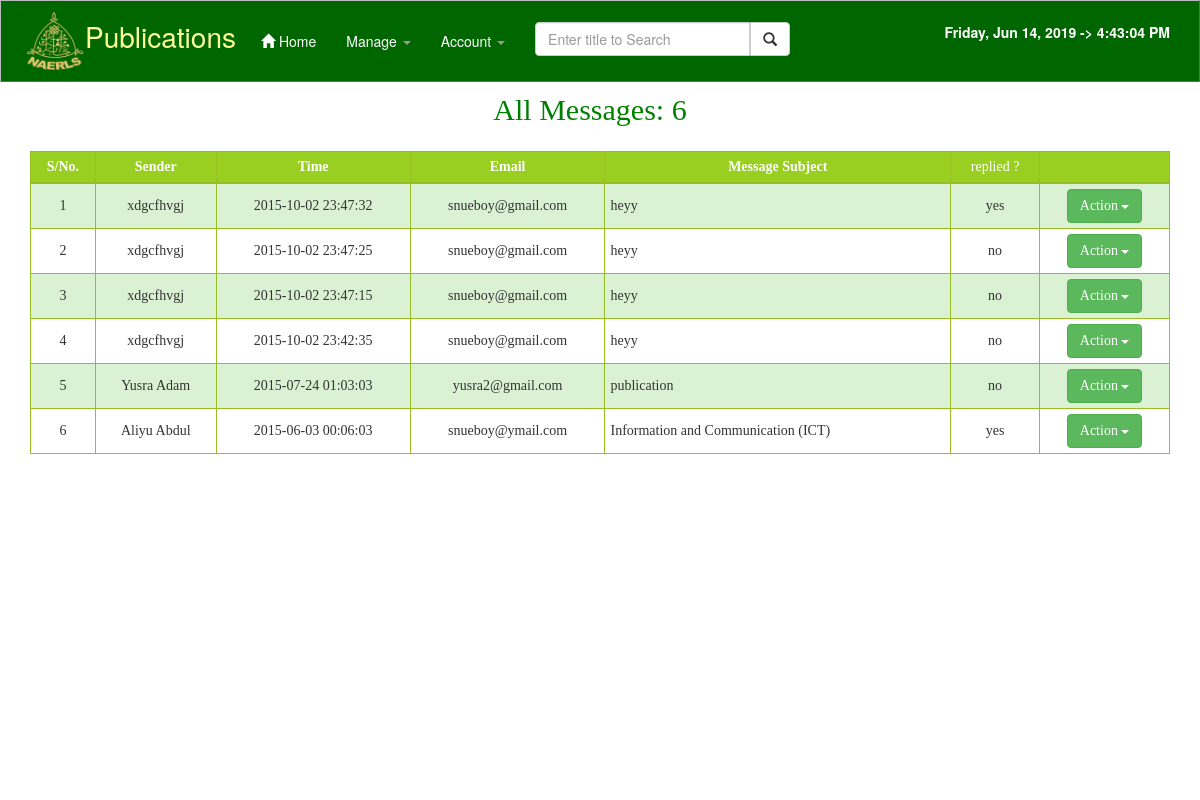
The page /admin/message.php (signed in) on the database its author committed.
### tables this page shows
CREATE TABLE `messages` (
  `msgID` int(11) NOT NULL,
  `sender` varchar(50) NOT NULL,
  `subject` varchar(50) NOT NULL,
  `email` varchar(50) NOT NULL,
  `msg` varchar(500) NOT NULL,
  `time` datetime NOT NULL,
  `replied` enum('yes','no') NOT NULL DEFAULT 'no'
);

### admin/message.php (the view, shortened to what this page needs)
?><!DOCTYPE html>
<html lang="en">
<head>
    <link href="../dist/css/bootstrap.css" rel="stylesheet">
    <link href="../dist/css/starter-template.css" rel="stylesheet">
  </head>
  <body>
  <?php include 'header.php'; ?>
	  	<div class="container" id="cc">
			<div class="starter-template">
<?php
	$per_page=15;
	$pages_query=mysqli_num_rows(mysqli_query($con,"SELECT * FROM messages"));
	$pages=ceil($pages_query/$per_page);
	$page=(isset($_GET['page']))? (int)$_GET['page']:1;
	$start=($page-1)*$per_page;
		$query5=mysqli_query($con,"SELECT * from messages ORDER BY time DESC LIMIT $start,$per_page");
	if($pages_query>0){
		echo	"<div style='font-family:Palatino Linotype;font-size:30px;color:green;' class='lead'>All Messages: <span >$pages_query</span>
		<span   style='color:green;font-weight:bold;margin-left:20px;'> ";
		echo"</span>
		</div>";
		echo "<div class='table-responsive'><table  class='table table-striped table-condensed table-bordered stay-center' STYLE='width: 100%' >
		<thead><tr>
		<td><b>S/No.</b></td><td><b>Sender</b></td><td><b>Time</b></td><td><b>Email</b></td><td><b>Message Subject</b></td><td>replied ?</td><td></td>
		</tr></thead> ";
		$i=($per_page*($page-1))+1;
			while($result=mysqli_fetch_assoc($query5)){
			echo "<tr><td>".$i."</td><td>".$result['sender']."</td><td>".$result['time']."</td><td>".$result['email']."</td><td align='left'>".$result['subject']."</td><td>".$result['replied'].'</td><td>
		<div class="btn-group">
			<button type="button" class="btn btn-success dropdown-toggle" data-toggle="dropdown">Action <span class="caret"></span></button> <ul class="dropdown-menu" role="menu">
			<li><a href="#delete" data-toggle="modal" data-del="'.$result["msgID"].'"><span class="glyphicon glyphicon-trash"></span> Delete</a></li>';
		   echo'</ul>
		</div>	</td>
		</tr>';
		$i++;
		}
		echo "</table>";
		if($pages>1 && $page<=$pages){
			echo '<ul class="pagination hidden-print">';
			if($page>1){
				  echo'<li><a href="?page=1"> <span class="glyphicon glyphicon-backward"></a></li>';
			}
			if($page>1){
				$prev_page=$page-1;
				  echo'<li><a href="?page='.$prev_page.'"> <span class="glyphicon glyphicon-step-backward"></a></li>';
			}
			echo "<li class='active'><a >$page of $pages</a></li>";
			if($page<$pages){
				$next_page=$page+1;
				  echo'<li><a href="?page='.$next_page.'"> <span class="glyphicon glyphicon-step-forward"></a></li>';
			}if($page<$pages){
				$next_page=$page+1;
				  echo'<li><a href="?page='.$pages.'"> <span class="glyphicon glyphicon-forward"></a></li>';
			}
			echo '</ul>';
		}elseif($page>$pages) {
			header ('location:404.php');
			exit();
		}  echo "</div>";
	}else echo "<h2 style='color:red;font-family:\"Times New Roman\", Times, serif;'>Message is currently empty</h2>";
	?>
	</div>
	</div>
  </body>
</html>

### rows shown on the page
messages: sender "xdgcfhvgj", time "2015-10-02 23:47:32", email "snueboy@gmail.com", subject "heyy", replied "yes"
messages: sender "xdgcfhvgj", time "2015-10-02 23:47:25", email "snueboy@gmail.com", subject "heyy", replied "no"
messages: sender "xdgcfhvgj", time "2015-10-02 23:47:15", email "snueboy@gmail.com", subject "heyy", replied "no"
messages: sender "xdgcfhvgj", time "2015-10-02 23:42:35", email "snueboy@gmail.com", subject "heyy", replied "no"
messages: sender "Yusra Adam", time "2015-07-24 01:03:03", email "yusra2@gmail.com", subject "publication", replied "no"
messages: sender "Aliyu Abdul", time "2015-06-03 00:06:03", email "snueboy@ymail.com", subject "Information and Communication (ICT)", replied "yes"

### other values the page prints
$pages_query "6"
